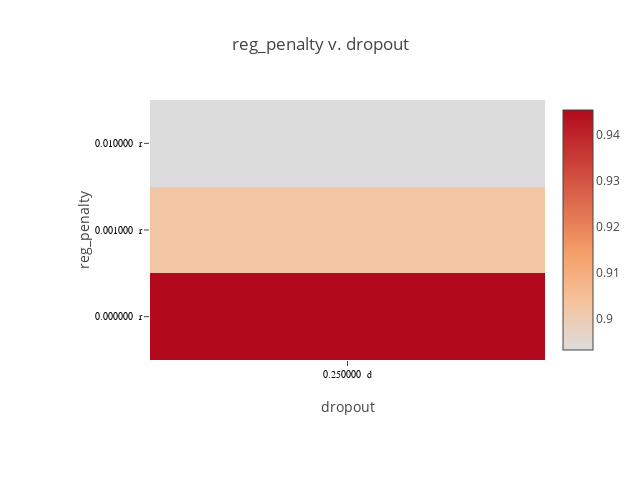

Notebook source saved alongside this figure:
### Code cell
plot_matrix(lossframe, "reg_penalty", "dropout", x_suffix=" d", y_suffix=" r")

### Figure 1 — Plotly figure (JSON) as saved in the notebook; plotly's stock layout.template omitted (floating-point values rounded to 4 significant figures)
{"data": [{"colorscale": [[0, "rgb(0,0,255)", [1, "rgb(255,0,0)"]]], "type": "heatmap", "x": ["0.250000  d"], "y": ["0.000000  r", "0.001000  r", "0.010000  r"], "z": [[0.9453], [0.9022], [0.8931]]}], "layout": {"height": 480, "margin": {"b": 120, "l": 150, "r": 30, "t": 100}, "title": "reg_penalty v. dropout", "width": 640, "xaxis": {"tickfont": {"color": "black", "family": "Arial, sans-serif", "size": 10}, "title": "dropout"}, "yaxis": {"tickfont": {"color": "black", "family": "Arial, sans-serif", "size": 10}, "title": "reg_penalty"}}}
